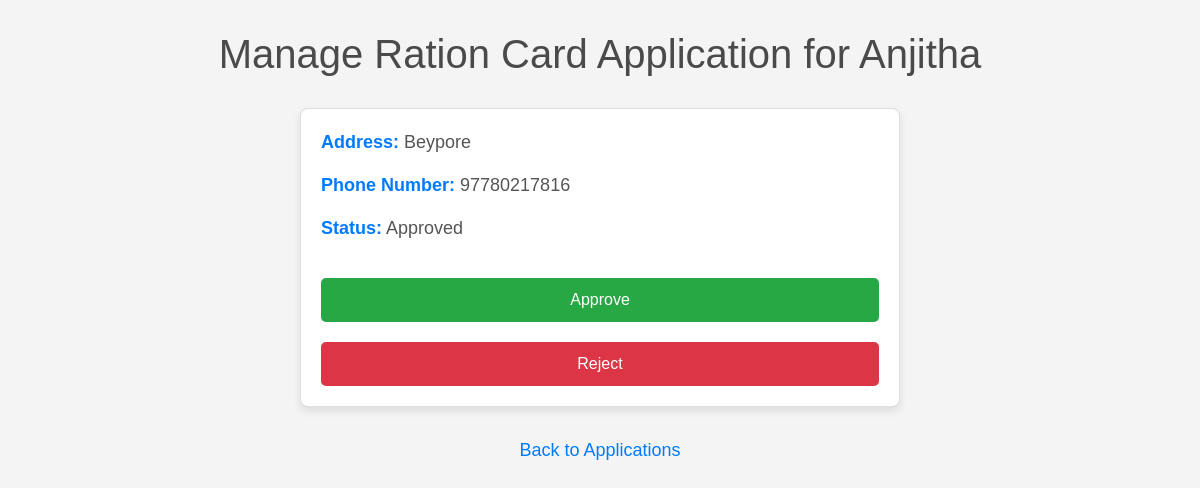
Screenshot of /ration-card/22/ with the database file from the repository.
### ration_app/models.py (models this page shows, shortened)
class RationCardApplications(models.Model):
    master_of_the_house = models.CharField(max_length=255)
    address = models.TextField()
    phone_number = models.CharField(max_length=15)
    punchayath_or_corporation = models.CharField(max_length=255)
    ward_number = models.CharField(max_length=10)
    house_number = models.CharField(max_length=10)
    monthly_income = models.DecimalField(max_digits=10, decimal_places=2)
    total_family_members = models.IntegerField()
    family_details = models.TextField()
    date = models.DateField()
    status = models.CharField(max_length=20, choices=[('Pending', 'Pending'), ('Approved', 'Approved'), ('Rejected', 'Rejected')], default='Pending')

### ration_app/views.py (the view, shortened to what this page needs)
# urls.py: path('ration-card/<int:id>/', views.manage_ration_card, name='manage_ration_card'),
def manage_ration_card(request, id):
    application = get_object_or_404(RationCardApplications, id=id)
    return render(request, 'manage_ration_card.html', {'application': application})

### templates/manage_ration_card.html (shortened to what this page needs)
<!DOCTYPE html>
<html lang="en">
<head>
    <link href="https://stackpath.bootstrapcdn.com/bootstrap/4.5.2/css/bootstrap.min.css" rel="stylesheet">
</head>
<body>
    <h1>Manage Ration Card Application for {{ application.master_of_the_house }}</h1>
    <div class="card">
        <p><strong>Address:</strong> {{ application.address }}</p>
        <p><strong>Phone Number:</strong> {{ application.phone_number }}</p>
        <p><strong>Status:</strong> {{ application.status }}</p>
        <form method="post">
            <button type="submit" name="action" value="approve" class="btn approve-btn">Approve</button>
            <button type="submit" name="action" value="reject" class="btn reject-btn">Reject</button>
        </form>
    </div>
    <a href="{% url 'view_ration_cards' %}" class="back-btn">Back to Applications</a>
</body>
</html>

### templates/manage_ration_card.html (style rules this page uses)
body { font-family: Arial, sans-serif; background-color: #f4f4f4; padding: 30px; }
h1 { text-align: center; color: #4A4A4A; margin-bottom: 30px; }
.card { background-color: #ffffff; padding: 20px; border-radius: 8px; box-shadow: 0 4px 8px rgba(0, 0, 0, 0.1); margin: 0 auto; max-width: 600px; }
.card p { font-size: 18px; color: #555; }
.card strong { color: #007bff; }
.btn { padding: 10px 20px; border-radius: 5px; margin-top: 20px; width: 100%; }
.approve-btn { background-color: #28a745; color: white; border: none; }
.reject-btn { background-color: #dc3545; color: white; border: none; }
.back-btn { margin-top: 30px; display: block; text-align: center; color: #007bff; text-decoration: none; font-size: 18px; }

### rows the page displays
RationCardApplications: master_of_the_house "Anjitha", address "Beypore", phone_number "97780217816", status "Approved"
